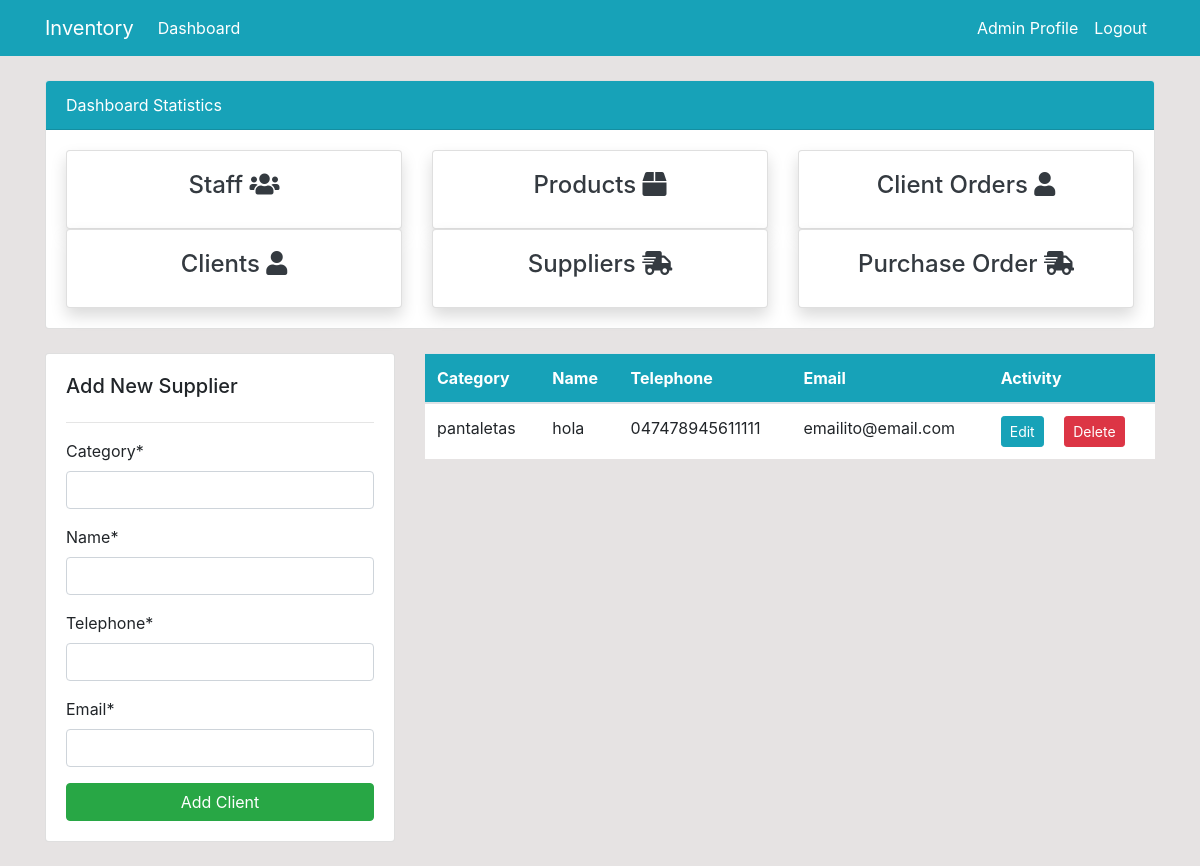
The page /supplier/ (signed in) on the database as committed earlier.
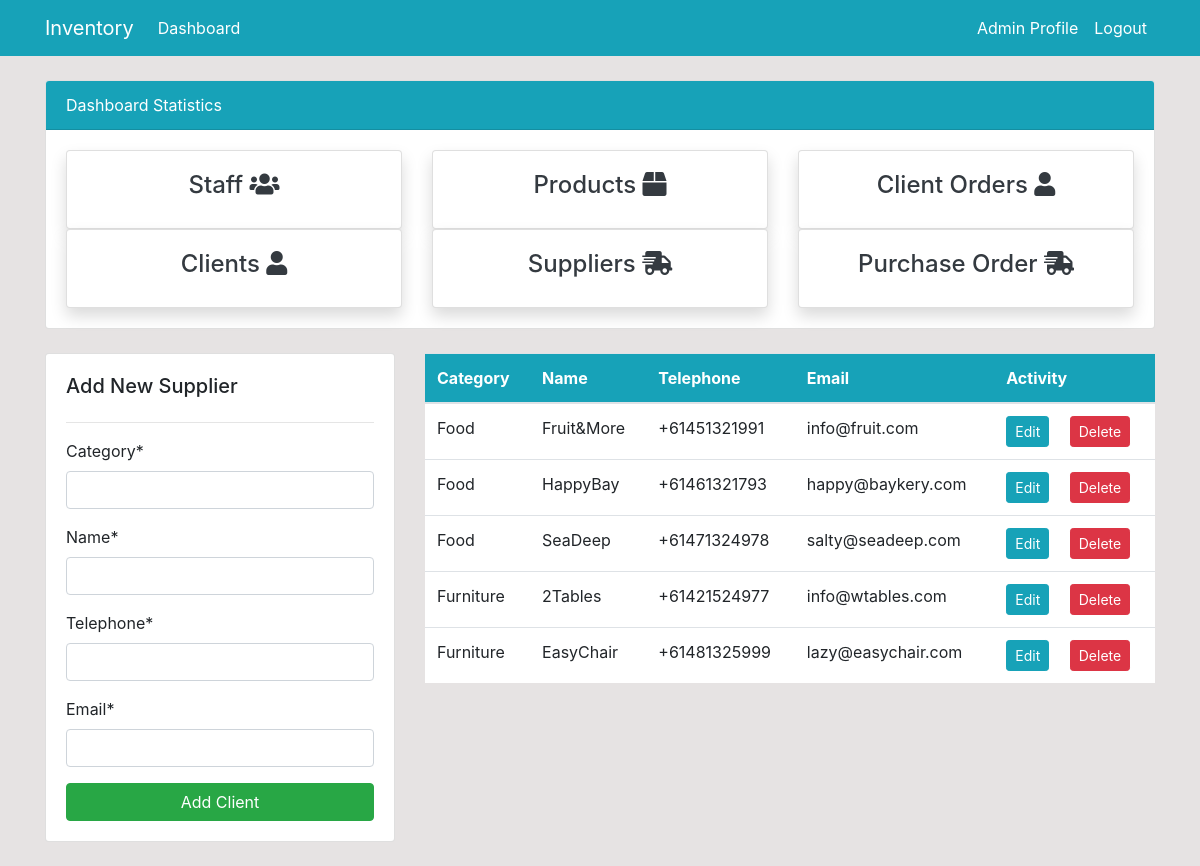
The same page on the database as committed later.
### dashboard/models.py (models this page shows, shortened)
class Supplier(models.Model):
    category = models.CharField(max_length=20)
    name = models.CharField(max_length=100, null=True)
    telephone = models.CharField(max_length=20)
    email = models.EmailField()

### dashboard/views.py (the view)
# urls.py: path('supplier/', views.supplier, name='dashboard-supplier'),
@login_required(login_url='user-login')
def supplier(request):
    if request.method == 'POST':
        form = SupplierFrom(request.POST)
        if form.is_valid():
            form.save()
            return redirect('dashboard-supplier')
    else:
        form = SupplierFrom()
    suppliers = Supplier.objects.all()
    context = {
        'suppliers':suppliers,
        'form':form
    }
    return render(request, "dashboard/supplier.html", context)

### dashboard/forms.py
class SupplierFrom(forms.ModelForm):
    class Meta:
        model=Supplier
        fields=[
            'category','name','telephone','email',
        ]

### templates/dashboard/supplier.html (shortened to what this page needs)
{% extends 'partials/base.html' %}
{% load crispy_forms_tags %}
{% block content %}
{% include 'partials/topside.html' %}
<div class="row my-4">
    <div class="col-md-4">
        <div class="card card-body">
            <h5>Add New Supplier</h5>
            <hr>
            <form method="POST">
                {{ form|crispy }}
                <input class="btn btn-success btn-block" type="submit" value="Add Client">
            </form>
        </div>
    </div>
    <div class="col-md-8">
        <table class="table bg-white">
            <thead class="bg-info text-white">
                <tr>
                    <th scope="col">Category</th>
                    <th scope="col">Name</th>
                    <th scope="col">Telephone</th>
                    <th scope="col">Email</th>
                    <th scope="col">Activity</th>
                </tr>
            </thead>
            <tbody>
                {% for supplier in suppliers %}
                <tr>
                    <td>{{ supplier.category }}</td>
                    <td>{{ supplier.name }}</td>
                    <td>{{ supplier.telephone }}</td>
                    <td>{{ supplier.email }}</td>
                    <td>
                        <a class="btn btn-info btn-sm mr-2"
                            href="{% url 'dashboard-supplier-update' supplier.id %}">Edit</a>
                        <a class="btn btn-danger btn-sm ml-2"
                            href="{% url 'dashboard-supplier-delete' supplier.id %}">Delete</a>
                    </td>
                </tr>
                {% endfor %}
            </tbody>
        </table>
    </div>
</div>
{% endblock %}

Rows that differ between the two databases and show on the page:
removed Supplier: category "pantaletas", name "hola", telephone "047478945611111", email "emailito@email.com"
added Supplier: category "Food", name "Fruit&More", telephone "+61451321991", email "info@fruit.com"
added Supplier: category "Food", name "HappyBay", telephone "+61461321793", email "happy@baykery.com"
added Supplier: category "Food", name "SeaDeep", telephone "+61471324978", email "salty@seadeep.com"
added Supplier: category "Furniture", name "2Tables", telephone "+61421524977", email "info@wtables.com"
added Supplier: category "Furniture", name "EasyChair", telephone "+61481325999", email "lazy@easychair.com"
